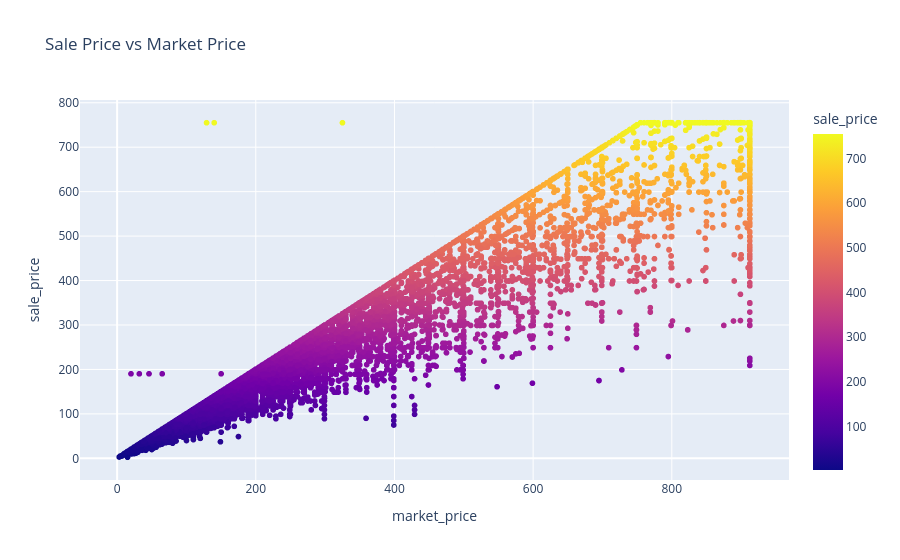

The cell this chart's notebook holds for it:
### Markdown cell above
****2.Bivariate****

### Code cell
#sales price vs market price
fig = px.scatter(df, x='market_price', y='sale_price',color='sale_price',
                 title='Sale Price vs Market Price')
fig.show()

### Figure 1 — Plotly figure (JSON) as saved in the notebook; plotly's stock layout.template omitted (floating-point values rounded to 4 significant figures; data arrays with more than 128 entries replaced by an {"elided": "..."} marker saying what was removed)
{"data": [{"hovertemplate": "market_price=%{x}<br>sale_price=%{marker.color}<extra></extra>", "legendgroup": "", "marker": {"color": {"elided": "27554 float values"}, "coloraxis": "coloraxis", "symbol": "circle"}, "mode": "markers", "name": "", "showlegend": false, "type": "scattergl", "x": {"elided": "27554 float values"}, "xaxis": "x", "y": {"elided": "27554 float values"}, "yaxis": "y"}], "layout": {"coloraxis": {"colorbar": {"title": {"text": "sale_price"}}, "colorscale": [[0, "#0d0887"], [0.1111, "#46039f"], [0.2222, "#7201a8"], [0.3333, "#9c179e"], [0.4444, "#bd3786"], [0.5556, "#d8576b"], [0.6667, "#ed7953"], [0.7778, "#fb9f3a"], [0.8889, "#fdca26"], [1, "#f0f921"]]}, "legend": {"tracegroupgap": 0}, "title": {"text": "Sale Price vs Market Price"}, "xaxis": {"anchor": "y", "domain": [0, 1], "title": {"text": "market_price"}}, "yaxis": {"anchor": "x", "domain": [0, 1], "title": {"text": "sale_price"}}}}
